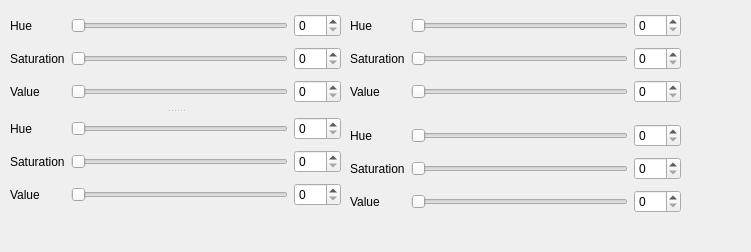
<?xml version="1.0" encoding="UTF-8"?>
<ui version="4.0">
 <class>Dialog</class>
 <widget class="QDialog" name="Dialog">
  <property name="geometry">
   <rect>
    <x>0</x>
    <y>0</y>
    <width>751</width>
    <height>252</height>
   </rect>
  </property>
  <property name="windowTitle">
   <string>Dialog</string>
  </property>
  <widget class="QSplitter" name="splitter">
   <property name="geometry">
    <rect>
     <x>10</x>
     <y>10</y>
     <width>331</width>
     <height>201</height>
    </rect>
   </property>
   <property name="orientation">
    <enum>Qt::Vertical</enum>
   </property>
   <widget class="QWidget" name="layoutWidget">
    <layout class="QGridLayout" name="gridLayout_MinValues">
     <item row="1" column="1">
      <widget class="QSlider" name="horizontalSlider_Saturation_min">
       <property name="maximum">
        <number>255</number>
       </property>
       <property name="orientation">
        <enum>Qt::Horizontal</enum>
       </property>
      </widget>
     </item>
     <item row="0" column="0">
      <widget class="QLabel" name="label_hue_min">
       <property name="text">
        <string>Hue</string>
       </property>
      </widget>
     </item>
     <item row="1" column="0">
      <widget class="QLabel" name="label_Saturation_min">
       <property name="text">
        <string>Saturation</string>
       </property>
      </widget>
     </item>
     <item row="1" column="2">
      <widget class="QSpinBox" name="spinBox_Saturation_min">
       <property name="maximum">
        <number>255</number>
       </property>
      </widget>
     </item>
     <item row="0" column="1">
      <widget class="QSlider" name="horizontalSlider_Hue_min">
       <property name="maximum">
        <number>179</number>
       </property>
       <property name="orientation">
        <enum>Qt::Horizontal</enum>
       </property>
      </widget>
     </item>
     <item row="0" column="2">
      <widget class="QSpinBox" name="spinBox_Hue_min">
       <property name="maximum">
        <number>179</number>
       </property>
      </widget>
     </item>
     <item row="2" column="2">
      <widget class="QSpinBox" name="spinBox_Value_min">
       <property name="maximum">
        <number>255</number>
       </property>
      </widget>
     </item>
     <item row="2" column="1">
      <widget class="QSlider" name="horizontalSlider_Value_min">
       <property name="maximum">
        <number>255</number>
       </property>
       <property name="orientation">
        <enum>Qt::Horizontal</enum>
       </property>
      </widget>
     </item>
     <item row="2" column="0">
      <widget class="QLabel" name="label_Value_min">
       <property name="text">
        <string>Value</string>
       </property>
      </widget>
     </item>
    </layout>
   </widget>
   <widget class="QWidget" name="layoutWidget_2">
    <layout class="QGridLayout" name="gridLayout_MaxValues">
     <item row="1" column="1">
      <widget class="QSlider" name="horizontalSlider_Saturation_max">
       <property name="maximum">
        <number>255</number>
       </property>
       <property name="orientation">
        <enum>Qt::Horizontal</enum>
       </property>
      </widget>
     </item>
     <item row="0" column="0">
      <widget class="QLabel" name="label_Hue_max">
       <property name="text">
        <string>Hue</string>
       </property>
      </widget>
     </item>
     <item row="1" column="0">
      <widget class="QLabel" name="label_Saturation__max">
       <property name="text">
        <string>Saturation</string>
       </property>
      </widget>
     </item>
     <item row="1" column="2">
      <widget class="QSpinBox" name="spinBox_Saturation_max">
       <property name="maximum">
        <number>255</number>
       </property>
      </widget>
     </item>
     <item row="0" column="1">
      <widget class="QSlider" name="horizontalSlider_Hue_max">
       <property name="maximum">
        <number>179</number>
       </property>
       <property name="orientation">
        <enum>Qt::Horizontal</enum>
       </property>
      </widget>
     </item>
     <item row="0" column="2">
      <widget class="QSpinBox" name="spinBox_Hue_max">
       <property name="maximum">
        <number>179</number>
       </property>
      </widget>
     </item>
     <item row="2" column="2">
      <widget class="QSpinBox" name="spinBox_Value_max">
       <property name="maximum">
        <number>255</number>
       </property>
      </widget>
     </item>
     <item row="2" column="1">
      <widget class="QSlider" name="horizontalSlider_Value_max">
       <property name="maximum">
        <number>255</number>
       </property>
       <property name="orientation">
        <enum>Qt::Horizontal</enum>
       </property>
      </widget>
     </item>
     <item row="2" column="0">
      <widget class="QLabel" name="label_Value_max">
       <property name="text">
        <string>Value</string>
       </property>
      </widget>
     </item>
    </layout>
   </widget>
  </widget>
  <widget class="QWidget" name="layoutWidget_3">
   <property name="geometry">
    <rect>
     <x>350</x>
     <y>10</y>
     <width>331</width>
     <height>98</height>
    </rect>
   </property>
   <layout class="QGridLayout" name="gridLayout_MinValues_2">
    <item row="1" column="1">
     <widget class="QSlider" name="horizontalSlider_Saturation_min_2">
      <property name="maximum">
       <number>255</number>
      </property>
      <property name="orientation">
       <enum>Qt::Horizontal</enum>
      </property>
     </widget>
    </item>
    <item row="0" column="0">
     <widget class="QLabel" name="label_hue_min_2">
      <property name="text">
       <string>Hue</string>
      </property>
     </widget>
    </item>
    <item row="1" column="0">
     <widget class="QLabel" name="label_Saturation_min_2">
      <property name="text">
       <string>Saturation</string>
      </property>
     </widget>
    </item>
    <item row="1" column="2">
     <widget class="QSpinBox" name="spinBox_Saturation_min_2">
      <property name="maximum">
       <number>255</number>
      </property>
     </widget>
    </item>
    <item row="0" column="1">
     <widget class="QSlider" name="horizontalSlider_Hue_min_2">
      <property name="maximum">
       <number>179</number>
      </property>
      <property name="orientation">
       <enum>Qt::Horizontal</enum>
      </property>
     </widget>
    </item>
    <item row="0" column="2">
     <widget class="QSpinBox" name="spinBox_Hue_min_2">
      <property name="maximum">
       <number>179</number>
      </property>
     </widget>
    </item>
    <item row="2" column="2">
     <widget class="QSpinBox" name="spinBox_Value_min_2">
      <property name="maximum">
       <number>255</number>
      </property>
     </widget>
    </item>
    <item row="2" column="1">
     <widget class="QSlider" name="horizontalSlider_Value_min_2">
      <property name="maximum">
       <number>255</number>
      </property>
      <property name="orientation">
       <enum>Qt::Horizontal</enum>
      </property>
     </widget>
    </item>
    <item row="2" column="0">
     <widget class="QLabel" name="label_Value_min_2">
      <property name="text">
       <string>Value</string>
      </property>
     </widget>
    </item>
   </layout>
  </widget>
  <widget class="QWidget" name="layoutWidget_4">
   <property name="geometry">
    <rect>
     <x>350</x>
     <y>120</y>
     <width>331</width>
     <height>98</height>
    </rect>
   </property>
   <layout class="QGridLayout" name="gridLayout_MaxValues_2">
    <item row="1" column="1">
     <widget class="QSlider" name="horizontalSlider_Saturation_max_2">
      <property name="maximum">
       <number>255</number>
      </property>
      <property name="orientation">
       <enum>Qt::Horizontal</enum>
      </property>
     </widget>
    </item>
    <item row="0" column="0">
     <widget class="QLabel" name="label_Hue_max_2">
      <property name="text">
       <string>Hue</string>
      </property>
     </widget>
    </item>
    <item row="1" column="0">
     <widget class="QLabel" name="label_Saturation__max_2">
      <property name="text">
       <string>Saturation</string>
      </property>
     </widget>
    </item>
    <item row="1" column="2">
     <widget class="QSpinBox" name="spinBox_Saturation_max_2">
      <property name="maximum">
       <number>255</number>
      </property>
     </widget>
    </item>
    <item row="0" column="1">
     <widget class="QSlider" name="horizontalSlider_Hue_max_2">
      <property name="maximum">
       <number>179</number>
      </property>
      <property name="orientation">
       <enum>Qt::Horizontal</enum>
      </property>
     </widget>
    </item>
    <item row="0" column="2">
     <widget class="QSpinBox" name="spinBox_Hue_max_2">
      <property name="maximum">
       <number>179</number>
      </property>
     </widget>
    </item>
    <item row="2" column="2">
     <widget class="QSpinBox" name="spinBox_Value_max_2">
      <property name="maximum">
       <number>255</number>
      </property>
     </widget>
    </item>
    <item row="2" column="1">
     <widget class="QSlider" name="horizontalSlider_Value_max_2">
      <property name="maximum">
       <number>255</number>
      </property>
      <property name="orientation">
       <enum>Qt::Horizontal</enum>
      </property>
     </widget>
    </item>
    <item row="2" column="0">
     <widget class="QLabel" name="label_Value_max_2">
      <property name="text">
       <string>Value</string>
      </property>
     </widget>
    </item>
   </layout>
  </widget>
 </widget>
 <resources/>
 <connections>
  <connection>
   <sender>horizontalSlider_Hue_min</sender>
   <signal>valueChanged(int)</signal>
   <receiver>spinBox_Hue_min</receiver>
   <slot>setValue(int)</slot>
   <hints>
    <hint type="sourcelabel">
     <x>288</x>
     <y>30</y>
    </hint>
    <hint type="destinationlabel">
     <x>316</x>
     <y>30</y>
    </hint>
   </hints>
  </connection>
  <connection>
   <sender>spinBox_Hue_min</sender>
   <signal>valueChanged(int)</signal>
   <receiver>horizontalSlider_Hue_min</receiver>
   <slot>setValue(int)</slot>
   <hints>
    <hint type="sourcelabel">
     <x>311</x>
     <y>16</y>
    </hint>
    <hint type="destinationlabel">
     <x>280</x>
     <y>29</y>
    </hint>
   </hints>
  </connection>
  <connection>
   <sender>horizontalSlider_Saturation_min</sender>
   <signal>valueChanged(int)</signal>
   <receiver>spinBox_Saturation_min</receiver>
   <slot>setValue(int)</slot>
   <hints>
    <hint type="sourcelabel">
     <x>243</x>
     <y>49</y>
    </hint>
    <hint type="destinationlabel">
     <x>305</x>
     <y>59</y>
    </hint>
   </hints>
  </connection>
  <connection>
   <sender>spinBox_Saturation_min</sender>
   <signal>valueChanged(int)</signal>
   <receiver>horizontalSlider_Saturation_min</receiver>
   <slot>setValue(int)</slot>
   <hints>
    <hint type="sourcelabel">
     <x>312</x>
     <y>55</y>
    </hint>
    <hint type="destinationlabel">
     <x>284</x>
     <y>59</y>
    </hint>
   </hints>
  </connection>
  <connection>
   <sender>horizontalSlider_Value_min</sender>
   <signal>valueChanged(int)</signal>
   <receiver>spinBox_Value_min</receiver>
   <slot>setValue(int)</slot>
   <hints>
    <hint type="sourcelabel">
     <x>171</x>
     <y>85</y>
    </hint>
    <hint type="destinationlabel">
     <x>330</x>
     <y>93</y>
    </hint>
   </hints>
  </connection>
  <connection>
   <sender>spinBox_Value_min</sender>
   <signal>valueChanged(int)</signal>
   <receiver>horizontalSlider_Value_min</receiver>
   <slot>setValue(int)</slot>
   <hints>
    <hint type="sourcelabel">
     <x>318</x>
     <y>91</y>
    </hint>
    <hint type="destinationlabel">
     <x>270</x>
     <y>90</y>
    </hint>
   </hints>
  </connection>
  <connection>
   <sender>horizontalSlider_Hue_max</sender>
   <signal>valueChanged(int)</signal>
   <receiver>spinBox_Hue_max</receiver>
   <slot>setValue(int)</slot>
   <hints>
    <hint type="sourcelabel">
     <x>231</x>
     <y>125</y>
    </hint>
    <hint type="destinationlabel">
     <x>317</x>
     <y>131</y>
    </hint>
   </hints>
  </connection>
  <connection>
   <sender>spinBox_Hue_max</sender>
   <signal>valueChanged(int)</signal>
   <receiver>horizontalSlider_Hue_max</receiver>
   <slot>setValue(int)</slot>
   <hints>
    <hint type="sourcelabel">
     <x>316</x>
     <y>124</y>
    </hint>
    <hint type="destinationlabel">
     <x>290</x>
     <y>126</y>
    </hint>
   </hints>
  </connection>
  <connection>
   <sender>horizontalSlider_Saturation_max</sender>
   <signal>valueChanged(int)</signal>
   <receiver>spinBox_Saturation_max</receiver>
   <slot>setValue(int)</slot>
   <hints>
    <hint type="sourcelabel">
     <x>229</x>
     <y>157</y>
    </hint>
    <hint type="destinationlabel">
     <x>312</x>
     <y>161</y>
    </hint>
   </hints>
  </connection>
  <connection>
   <sender>spinBox_Saturation_max</sender>
   <signal>valueChanged(int)</signal>
   <receiver>horizontalSlider_Saturation_max</receiver>
   <slot>setValue(int)</slot>
   <hints>
    <hint type="sourcelabel">
     <x>304</x>
     <y>158</y>
    </hint>
    <hint type="destinationlabel">
     <x>280</x>
     <y>158</y>
    </hint>
   </hints>
  </connection>
  <connection>
   <sender>horizontalSlider_Value_max</sender>
   <signal>valueChanged(int)</signal>
   <receiver>spinBox_Value_max</receiver>
   <slot>setValue(int)</slot>
   <hints>
    <hint type="sourcelabel">
     <x>229</x>
     <y>189</y>
    </hint>
    <hint type="destinationlabel">
     <x>305</x>
     <y>193</y>
    </hint>
   </hints>
  </connection>
  <connection>
   <sender>spinBox_Value_max</sender>
   <signal>valueChanged(int)</signal>
   <receiver>horizontalSlider_Value_max</receiver>
   <slot>setValue(int)</slot>
   <hints>
    <hint type="sourcelabel">
     <x>318</x>
     <y>188</y>
    </hint>
    <hint type="destinationlabel">
     <x>277</x>
     <y>189</y>
    </hint>
   </hints>
  </connection>
 </connections>
</ui>
